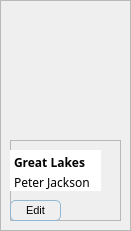
            <widget class="QFrame" name="book1">
             <property name="geometry">
              <rect>
               <x>2</x>
               <y>9</y>
               <width>131</width>
               <height>231</height>
              </rect>
             </property>
             <property name="frameShape">
              <enum>QFrame::StyledPanel</enum>
             </property>
             <property name="frameShadow">
              <enum>QFrame::Raised</enum>
             </property>
             <widget class="QLabel" name="image1">
              <property name="geometry">
               <rect>
                <x>10</x>
                <y>0</y>
                <width>111</width>
                <height>141</height>
               </rect>
              </property>
              <property name="text">
               <string/>
              </property>
              <property name="pixmap">
               <pixmap resource="Resources.qrc">:/images/book-covers/book14.png</pixmap>
              </property>
              <property name="scaledContents">
               <bool>true</bool>
              </property>
             </widget>
             <widget class="QFrame" name="frame_74">
              <property name="geometry">
               <rect>
                <x>10</x>
                <y>140</y>
                <width>111</width>
                <height>81</height>
               </rect>
              </property>
              <property name="frameShape">
               <enum>QFrame::StyledPanel</enum>
              </property>
              <property name="frameShadow">
               <enum>QFrame::Raised</enum>
              </property>
              <widget class="QPlainTextEdit" name="author1">
               <property name="geometry">
                <rect>
                 <x>0</x>
                 <y>30</y>
                 <width>91</width>
                 <height>21</height>
                </rect>
               </property>
               <property name="layoutDirection">
                <enum>Qt::LeftToRight</enum>
               </property>
               <property name="styleSheet">
                <string notr="true">font-family: Baloo 2;
background: white;
text-align: center;</string>
               </property>
               <property name="frameShape">
                <enum>QFrame::NoFrame</enum>
               </property>
               <property name="verticalScrollBarPolicy">
                <enum>Qt::ScrollBarAlwaysOff</enum>
               </property>
               <property name="plainText">
                <string>Peter Jackson</string>
               </property>
              </widget>
              <widget class="QPushButton" name="edit1">
               <property name="geometry">
                <rect>
                 <x>0</x>
                 <y>60</y>
                 <width>51</width>
                 <height>21</height>
                </rect>
               </property>
               <property name="styleSheet">
                <string notr="true">QPushButton {
background: transparent;
font-size: 11px;
border: 0.5px solid;
border-color: rgb(146, 184, 212);
border-radius: 5px;
}

QPushButton:hover {
	color: rgb(106, 146, 255);
}</string>
               </property>
               <property name="text">
                <string>Edit</string>
               </property>
               <property name="autoDefault">
                <bool>false</bool>
               </property>
              </widget>
              <widget class="QPlainTextEdit" name="title1">
               <property name="geometry">
                <rect>
                 <x>0</x>
                 <y>10</y>
                 <width>91</width>
                 <height>21</height>
                </rect>
               </property>
               <property name="layoutDirection">
                <enum>Qt::LeftToRight</enum>
               </property>
               <property name="styleSheet">
                <string notr="true">font-weight: bold;
font-family: Baloo 2;
background: white;</string>
               </property>
               <property name="frameShape">
                <enum>QFrame::NoFrame</enum>
               </property>
               <property name="verticalScrollBarPolicy">
                <enum>Qt::ScrollBarAlwaysOff</enum>
               </property>
               <property name="plainText">
                <string>Great Lakes</string>
               </property>
              </widget>
             </widget>
            </widget>
